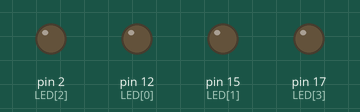
Simulated run of this sketch. Board: Arduino Uno, built with avr-gcc and run on an emulated ATmega328P. Parts: output pins drawn as LEDs (lit = HIGH).

Above: at 0.02 s.
At 0.2 s:
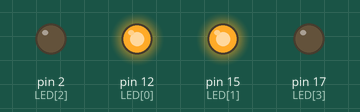
At 0.3 s:
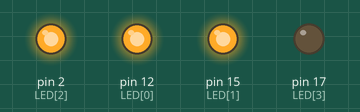
At 0.97 s:
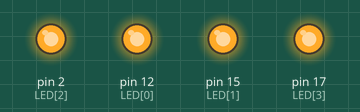
At 1.62 s:
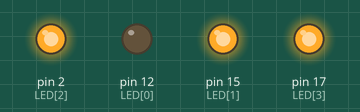
At 2.92 s:
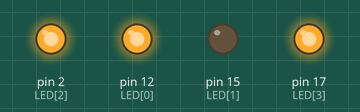
Timing chart, 0 to 3.2 s (numbered marks = the images above):
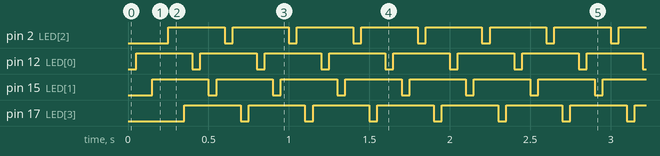

The sketch:

kb_while.ino
```cpp
//int iot = 12;
int LED[] = {12,15,2,17};

void setup() {
  pinMode(LED[0], OUTPUT);
  pinMode(LED[1], OUTPUT);
  pinMode(LED[2], OUTPUT);
  pinMode(LED[3], OUTPUT);
}

void loop() {
  int x = 0;
  /*do {
    digitalWrite(iot, LOW);
    delay(500);
    digitalWrite(iot, HIGH);
    delay(500);
    x++;
    while (x < 10)
    }*/
  while(x<4){
    digitalWrite(LED[x], LOW);
    delay(50);
    digitalWrite(LED[x], HIGH);
    delay(50);
    x++;
  }
}
```

Measured:
- by itself, pin 2 (LED[2]), pin 12 (LED[0]), pin 15 (LED[1]), pin 17 (LED[3]): alternates HIGH for 0.35 s and LOW for 0.05 s
